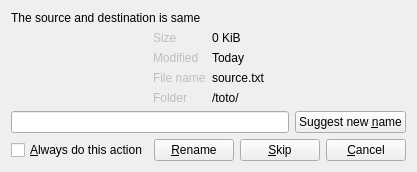
<?xml version="1.0" encoding="UTF-8"?>
<ui version="4.0">
 <class>fileIsSameDialog</class>
 <widget class="QWidget" name="fileIsSameDialog">
  <property name="geometry">
   <rect>
    <x>0</x>
    <y>0</y>
    <width>378</width>
    <height>160</height>
   </rect>
  </property>
  <property name="windowTitle">
   <string>This files are the same file</string>
  </property>
  <layout class="QVBoxLayout" name="verticalLayout">
   <item>
    <widget class="QLabel" name="label">
     <property name="text">
      <string>The source and destination is same</string>
     </property>
    </widget>
   </item>
   <item>
    <layout class="QHBoxLayout" name="horizontalLayout">
     <item>
      <spacer name="horizontalSpacer_3">
       <property name="orientation">
        <enum>Qt::Horizontal</enum>
       </property>
       <property name="sizeHint" stdset="0">
        <size>
         <width>40</width>
         <height>20</height>
        </size>
       </property>
      </spacer>
     </item>
     <item>
      <layout class="QFormLayout" name="formLayout_2">
       <item row="0" column="0">
        <widget class="QLabel" name="label_size">
         <property name="enabled">
          <bool>false</bool>
         </property>
         <property name="text">
          <string>Size</string>
         </property>
        </widget>
       </item>
       <item row="0" column="1">
        <widget class="QLabel" name="label_content_size">
         <property name="text">
          <string notr="true">0 KiB</string>
         </property>
         <property name="textFormat">
          <enum>Qt::PlainText</enum>
         </property>
        </widget>
       </item>
       <item row="1" column="1">
        <widget class="QLabel" name="label_content_modified">
         <property name="text">
          <string notr="true">Today</string>
         </property>
         <property name="textFormat">
          <enum>Qt::PlainText</enum>
         </property>
        </widget>
       </item>
       <item row="2" column="0">
        <widget class="QLabel" name="label_file_name">
         <property name="enabled">
          <bool>false</bool>
         </property>
         <property name="text">
          <string>File name</string>
         </property>
        </widget>
       </item>
       <item row="2" column="1">
        <widget class="QLabel" name="label_content_file_name">
         <property name="text">
          <string notr="true">source.txt</string>
         </property>
         <property name="textFormat">
          <enum>Qt::PlainText</enum>
         </property>
        </widget>
       </item>
       <item row="3" column="0">
        <widget class="QLabel" name="label_2">
         <property name="enabled">
          <bool>false</bool>
         </property>
         <property name="text">
          <string>Folder</string>
         </property>
        </widget>
       </item>
       <item row="3" column="1">
        <widget class="QLabel" name="label_content_folder">
         <property name="text">
          <string notr="true">/toto/</string>
         </property>
         <property name="textFormat">
          <enum>Qt::PlainText</enum>
         </property>
        </widget>
       </item>
       <item row="1" column="0">
        <widget class="QLabel" name="label_modified">
         <property name="enabled">
          <bool>false</bool>
         </property>
         <property name="text">
          <string>Modified</string>
         </property>
        </widget>
       </item>
      </layout>
     </item>
     <item>
      <spacer name="horizontalSpacer_2">
       <property name="orientation">
        <enum>Qt::Horizontal</enum>
       </property>
       <property name="sizeHint" stdset="0">
        <size>
         <width>40</width>
         <height>20</height>
        </size>
       </property>
      </spacer>
     </item>
    </layout>
   </item>
   <item>
    <spacer name="verticalSpacer">
     <property name="orientation">
      <enum>Qt::Vertical</enum>
     </property>
     <property name="sizeHint" stdset="0">
      <size>
       <width>20</width>
       <height>40</height>
      </size>
     </property>
    </spacer>
   </item>
   <item>
    <layout class="QHBoxLayout" name="horizontalLayout_3">
     <item>
      <widget class="QLineEdit" name="lineEditNewName">
       <property name="text">
        <string notr="true"/>
       </property>
       <property name="placeholderText">
        <string notr="true"/>
       </property>
      </widget>
     </item>
     <item>
      <widget class="QPushButton" name="SuggestNewName">
       <property name="text">
        <string>Suggest new &amp;name</string>
       </property>
      </widget>
     </item>
    </layout>
   </item>
   <item>
    <layout class="QHBoxLayout" name="horizontalLayout_4">
     <item>
      <widget class="QCheckBox" name="checkBoxAlways">
       <property name="text">
        <string>&amp;Always do this action</string>
       </property>
      </widget>
     </item>
     <item>
      <spacer name="horizontalSpacer">
       <property name="orientation">
        <enum>Qt::Horizontal</enum>
       </property>
       <property name="sizeHint" stdset="0">
        <size>
         <width>40</width>
         <height>20</height>
        </size>
       </property>
      </spacer>
     </item>
     <item>
      <widget class="QPushButton" name="Rename">
       <property name="text">
        <string>&amp;Rename</string>
       </property>
      </widget>
     </item>
     <item>
      <widget class="QPushButton" name="Skip">
       <property name="text">
        <string>&amp;Skip</string>
       </property>
      </widget>
     </item>
     <item>
      <widget class="QPushButton" name="Cancel">
       <property name="text">
        <string>&amp;Cancel</string>
       </property>
      </widget>
     </item>
    </layout>
   </item>
  </layout>
 </widget>
 <resources/>
 <connections/>
</ui>
